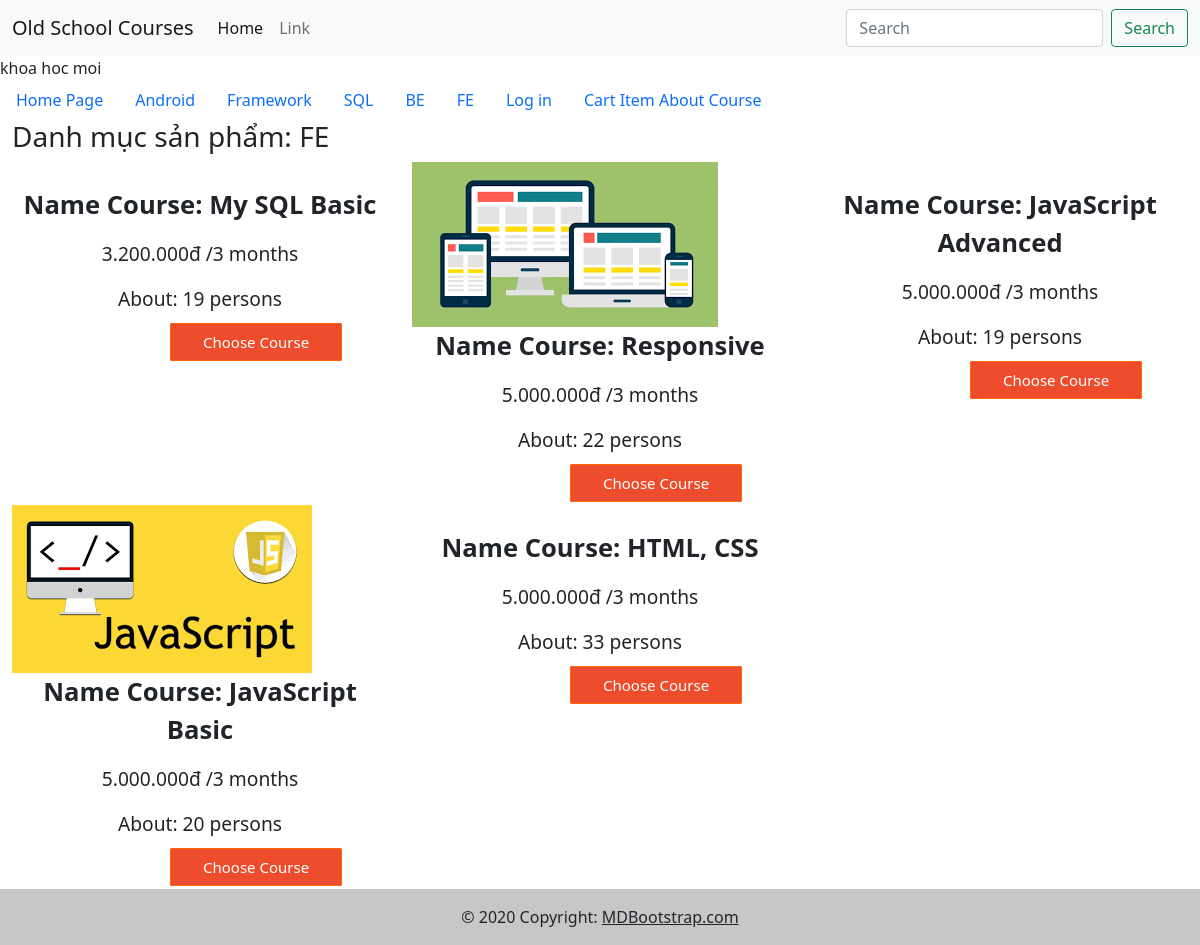
Screenshot of /index.php?quanly=danhmucsanpham&id=1 with the database file from the repository.
### tables this page shows
CREATE TABLE `tbldanhmuc` (
  `id` int(11) NOT NULL,
  `tendanhmuc` varchar(50) NOT NULL,
  `stt` int(11) NOT NULL
);

CREATE TABLE `tblkhoahoc` (
  `id_kh` int(11) NOT NULL,
  `tenkhoahoc` varchar(30) NOT NULL,
  `giakhoahoc` int(11) NOT NULL,
  `songuoi` int(11) NOT NULL,
  `anh_kh` varchar(255) NOT NULL,
  `id_danhmuc` int(11) NOT NULL
);

### pages/main/danhmuc.php (the view, shortened to what this page needs)
<?php
                    $sql_select = "Select * from tblkhoahoc where id_danhmuc = '$_GET[id]' ORDER BY id_kh DESC";
                    $result_khoahoc = mysqli_query($conn,$sql_select);
                    $sql_select_danhmuc = "Select * from tbldanhmuc where id = '$_GET[id]'";
                    $result_danhmuc = mysqli_query($conn,$sql_select_danhmuc);
                    $row_title = mysqli_fetch_array($result_danhmuc);
                  ?>
                  <h3>Danh mục sản phẩm: <?php echo $row_title['tendanhmuc'];?></h3>
                  <?php
                      while($rows = mysqli_fetch_array($result_khoahoc)){
                  ?>
                    <div class ="col-12 col-sm-6 col-md-4">
                        <img src="./admin/modules/quanlysanpham/img/<?php echo $rows["anh_kh"];?>" alt="" class="img-course">
                        <p class="name-course" >Name Course: <?php echo $rows["tenkhoahoc"];?></p>
                        <p class="price-course"><?php echo number_format($rows["giakhoahoc"],0,',','.'); ?>đ /3 months</p>
                        <p class="join-course">About: <?php echo $rows["songuoi"];?> persons</p>
                        <div class="btn-choose">
                            <a style="text-decoration:none;" href="index.php?quanly=sanpham&id=<?php echo $rows["id_kh"];?>" class="btn-course">Choose Course</a>
                        </div>
                    </div>
                  <?php
                    }
                  ?>

### index.php (shortened to what this page needs)
<!DOCTYPE html>
<html lang="en">
<head>
    <link href="https://cdn.jsdelivr.net/npm/bootstrap@5.1.3/dist/css/bootstrap.min.css" rel="stylesheet">
    <link rel="stylesheet" href="./css/style.css">
    <link rel="stylesheet" href="./font/fontawesome-free-5.15.3-web/css/all.css">
<body>
        <?php
          include("./admin/config/config.php");
          include("./pages/header.php");
          include("./pages/content.php");
          include("./pages/main.php");
          include("./pages/footer.php");
        ?>
</body>
</html>

### pages/header.php (shortened to what this page needs)
<div class="header">
            <div class="grid">
                <nav class="navbar navbar-expand-lg navbar-light bg-light">
                    <div class="container-fluid">
                      <a class="navbar-brand" href="#">Old School Courses</a>
                      <div class="collapse navbar-collapse" id="navbarSupportedContent">
                        <ul class="navbar-nav me-auto mb-2 mb-lg-0">
                          <li class="nav-item">
                            <a class="nav-link active" aria-current="page" href="#">Home</a>
                          </li>
                          <li class="nav-item">
                            <a class="nav-link" href="#">Link</a>
                          </li>
                        </ul>
                        <form class="d-flex" action="" method="POST">
                          <input class="form-control me-2" type="search" placeholder="Search" aria-label="Search" name="keyword">
                          <button name="" class="btn btn-outline-success" type="submit">Search</button>
                        </form>
                      </div>
                    </div>
                  </nav>
            </div>
        </div>

### pages/content.php (shortened to what this page needs)
<!DOCTYPE html>
<html lang="en">
<head>
  <link href="https://cdn.jsdelivr.net/npm/bootstrap@5.1.3/dist/css/bootstrap.min.css" rel="stylesheet">
  <link rel="stylesheet" href="./font/fontawesome-free-5.15.3-web/css/all.css">
</head>
<body>
<?php
  $sql_select = "Select * from tbldanhmuc ORDER BY id desc";
  $result_sql = mysqli_query($conn,$sql_select);
  $nums_result = mysqli_num_rows($result_sql);
  $stt = 0;
  while($rows = mysqli_fetch_object($result_sql)){
      $stt++;
      $id[$stt] = $rows -> id;
      $tendanhmuc[$stt] = $rows -> tendanhmuc;
  }
?>
        <div class="content">
            <div class="name">khoa hoc moi</div>
            <div class="grid">
            <ul class="nav">
              <li class="nav-item">
                <a class="nav-link" href="index.php">Home Page</a>
              </li>
              <?php
                for($i = 1; $i <= $nums_result; $i++){
              ?>
              <li class="nav-item">
                <a class="nav-link" aria-current="page" href="index.php?quanly=danhmucsanpham&id=<?php echo $id[$i];?>"><?php echo $tendanhmuc[$i];?></a>
              </li>
              <?php
                }
              ?>
              <?php
                if(isset($_SESSION['dangnhap'])){
              ?>
                <li class="nav-item">
                    <a class="nav-link" href="index.php?dangxuat=1">Log out</a>
                </li>
                <li class="nav-item">
                    <a class="nav-link" href="index.php?quanly=thaydoimatkhau">Change Password</a>
                </li>
              <?php
                }else{
              ?>
              <li class="nav-item">
                <a class="nav-link" href="index.php?quanly=dangnhap">Log in</a>
              </li>
              <?php
                }
              ?>
              <li class="nav-item">
                <a class="nav-link" href="index.php?quanly=giohang">Cart Item About Course</a>
              </li>
            </ul>
            </div>
        </div>
</body>
</html>

### pages/main.php (shortened to what this page needs)
<div class="main">
    <div class="row" style="margin-left: 0px; margin-right: 0px;">
        <?php
            if(isset($_GET["quanly"])){
                $chon = $_GET["quanly"];
            }else{
                $chon = "";
            }
            if($chon == 'danhmucsanpham'){
                include("./pages/main/danhmuc.php");
            }else if($chon == 'giohang'){
                    include("./pages/main/giohang.php");
            }else if($chon == 'sanpham'){
                include("./pages/main/sanpham.php");
            }else if($chon == 'dangky'){
                include("./pages/main/dangky.php");
            }else if($chon == 'dangnhap'){
                include("./pages/main/dangnhap.php");
            }else if($chon == 'thanhtoan'){
                include("./pages/main/thanhtoan.php");
            }else if($chon == 'timkiem'){
                include("./pages/main/timkiem.php");
            }else if($chon == 'thongbao'){
                include("./pages/main/thongbao.php");
            }else if($chon == 'thaydoimatkhau'){
                include("./pages/main/thaydoimatkhau.php");
            }else{
                include("./pages/main/index.php");
            }
        ?>
    </div>
</div>

### pages/footer.php
<div class="footer">
            <footer class="bg-light text-center text-lg-start">
                <div class="text-center p-3" style="background-color: rgba(0, 0, 0, 0.2);">
                  © 2020 Copyright:
                  <a class="text-dark" href="https://mdbootstrap.com/">MDBootstrap.com</a>
                </div>
              </footer>
        </div>

### css/style.css (style rules this page uses)
* { box-sizing: border-box; }
.header { width: 100%; background-color: #F8F9FA; }
.grid { width: 100%; margin: 0 auto; }
.name-course { font-size: 1.6rem; text-align: center; font-weight: 600; }
.price-course, .join-course { font-size: 1.2rem; text-align: center; }
.btn-choose { margin-left: 158px; margin-bottom: 10px; }
.btn-course { padding: 8px 32px; font-size: 15px; background-color: #ee4d2d; outline: none; color: #fff; border: 1px solid #FF6600; border-radius: 2px; text-decoration: none; }

### rows the page displays
tbldanhmuc: tendanhmuc "FE"
tblkhoahoc: tenkhoahoc "My SQL Basic", giakhoahoc "3.200.000", songuoi "19"
tblkhoahoc: anh_kh (picture), tenkhoahoc "Responsive", giakhoahoc "5.000.000", songuoi "22"
tblkhoahoc: tenkhoahoc "JavaScript Advanced", giakhoahoc "5.000.000", songuoi "19"
tblkhoahoc: anh_kh (picture), tenkhoahoc "JavaScript Basic", giakhoahoc "5.000.000", songuoi "20"
tblkhoahoc: tenkhoahoc "HTML, CSS", giakhoahoc "5.000.000", songuoi "33"

### other values shown
$tendanhmuc[$i] "Android"
$tendanhmuc[$i] "Framework"
$tendanhmuc[$i] "SQL"
$tendanhmuc[$i] "BE"
$tendanhmuc[$i] "FE"
